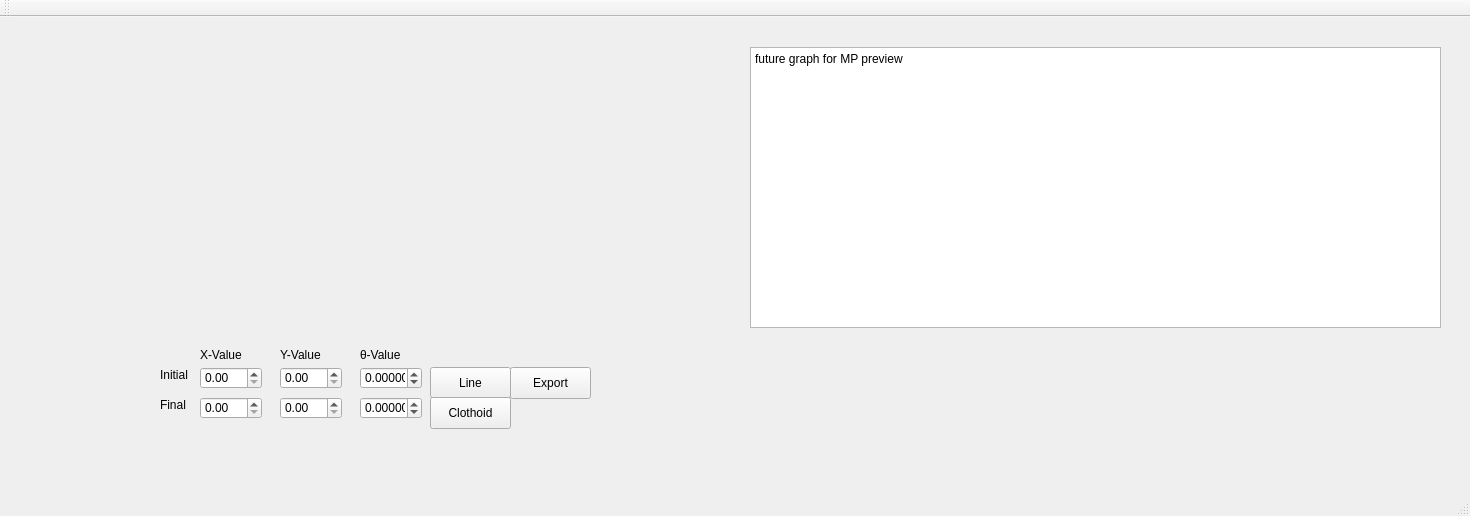
<?xml version="1.0" encoding="UTF-8"?>
<ui version="4.0">
 <class>MainWindow</class>
 <widget class="QMainWindow" name="MainWindow">
  <property name="geometry">
   <rect>
    <x>0</x>
    <y>0</y>
    <width>1470</width>
    <height>516</height>
   </rect>
  </property>
  <property name="sizePolicy">
   <sizepolicy hsizetype="Fixed" vsizetype="Fixed">
    <horstretch>0</horstretch>
    <verstretch>0</verstretch>
   </sizepolicy>
  </property>
  <property name="windowTitle">
   <string>MainWindow</string>
  </property>
  <widget class="QWidget" name="centralWidget">
   <widget class="QPushButton" name="btn_Line">
    <property name="geometry">
     <rect>
      <x>430</x>
      <y>350</y>
      <width>81</width>
      <height>31</height>
     </rect>
    </property>
    <property name="text">
     <string>Line</string>
    </property>
   </widget>
   <widget class="QDoubleSpinBox" name="sb_theta0">
    <property name="geometry">
     <rect>
      <x>360</x>
      <y>350</y>
      <width>62</width>
      <height>22</height>
     </rect>
    </property>
    <property name="decimals">
     <number>5</number>
    </property>
    <property name="minimum">
     <double>-10.000000000000000</double>
    </property>
    <property name="maximum">
     <double>10.000000000000000</double>
    </property>
   </widget>
   <widget class="QDoubleSpinBox" name="sb_y0">
    <property name="geometry">
     <rect>
      <x>280</x>
      <y>350</y>
      <width>62</width>
      <height>22</height>
     </rect>
    </property>
   </widget>
   <widget class="QDoubleSpinBox" name="sb_x0">
    <property name="geometry">
     <rect>
      <x>200</x>
      <y>350</y>
      <width>62</width>
      <height>22</height>
     </rect>
    </property>
   </widget>
   <widget class="QDoubleSpinBox" name="sb_x1">
    <property name="geometry">
     <rect>
      <x>200</x>
      <y>380</y>
      <width>62</width>
      <height>22</height>
     </rect>
    </property>
   </widget>
   <widget class="QDoubleSpinBox" name="sb_y1">
    <property name="geometry">
     <rect>
      <x>280</x>
      <y>380</y>
      <width>62</width>
      <height>22</height>
     </rect>
    </property>
   </widget>
   <widget class="QDoubleSpinBox" name="sb_theta1">
    <property name="geometry">
     <rect>
      <x>360</x>
      <y>380</y>
      <width>62</width>
      <height>22</height>
     </rect>
    </property>
    <property name="decimals">
     <number>5</number>
    </property>
    <property name="minimum">
     <double>-10.000000000000000</double>
    </property>
    <property name="maximum">
     <double>10.000000000000000</double>
    </property>
   </widget>
   <widget class="QLabel" name="label">
    <property name="geometry">
     <rect>
      <x>200</x>
      <y>330</y>
      <width>59</width>
      <height>16</height>
     </rect>
    </property>
    <property name="text">
     <string>X-Value</string>
    </property>
   </widget>
   <widget class="QLabel" name="label_2">
    <property name="geometry">
     <rect>
      <x>280</x>
      <y>330</y>
      <width>59</width>
      <height>16</height>
     </rect>
    </property>
    <property name="text">
     <string>Y-Value</string>
    </property>
   </widget>
   <widget class="QLabel" name="label_3">
    <property name="geometry">
     <rect>
      <x>360</x>
      <y>330</y>
      <width>59</width>
      <height>16</height>
     </rect>
    </property>
    <property name="text">
     <string>θ-Value</string>
    </property>
   </widget>
   <widget class="QLabel" name="label_4">
    <property name="geometry">
     <rect>
      <x>160</x>
      <y>350</y>
      <width>41</width>
      <height>16</height>
     </rect>
    </property>
    <property name="text">
     <string>Initial</string>
    </property>
   </widget>
   <widget class="QLabel" name="label_5">
    <property name="geometry">
     <rect>
      <x>160</x>
      <y>380</y>
      <width>31</width>
      <height>16</height>
     </rect>
    </property>
    <property name="text">
     <string>Final</string>
    </property>
   </widget>
   <widget class="QCustomPlot" name="plot" native="true">
    <property name="geometry">
     <rect>
      <x>30</x>
      <y>30</y>
      <width>691</width>
      <height>281</height>
     </rect>
    </property>
   </widget>
   <widget class="QPushButton" name="btn_Clothoid">
    <property name="geometry">
     <rect>
      <x>430</x>
      <y>380</y>
      <width>81</width>
      <height>32</height>
     </rect>
    </property>
    <property name="text">
     <string>Clothoid</string>
    </property>
   </widget>
   <widget class="QPushButton" name="btn_Export">
    <property name="geometry">
     <rect>
      <x>510</x>
      <y>350</y>
      <width>81</width>
      <height>32</height>
     </rect>
    </property>
    <property name="text">
     <string>Export</string>
    </property>
   </widget>
   <widget class="QPlainTextEdit" name="plainTextEdit">
    <property name="geometry">
     <rect>
      <x>750</x>
      <y>30</y>
      <width>691</width>
      <height>281</height>
     </rect>
    </property>
    <property name="plainText">
     <string>future graph for MP preview
</string>
    </property>
   </widget>
  </widget>
  <widget class="QToolBar" name="mainToolBar">
   <attribute name="toolBarArea">
    <enum>TopToolBarArea</enum>
   </attribute>
   <attribute name="toolBarBreak">
    <bool>false</bool>
   </attribute>
  </widget>
  <widget class="QStatusBar" name="statusBar"/>
  <widget class="QMenuBar" name="menuBar">
   <property name="geometry">
    <rect>
     <x>0</x>
     <y>0</y>
     <width>1470</width>
     <height>22</height>
    </rect>
   </property>
  </widget>
 </widget>
 <layoutdefault spacing="6" margin="11"/>
 <customwidgets>
  <customwidget>
   <class>QCustomPlot</class>
   <extends>QWidget</extends>
   <header>qcustomplot.h</header>
   <container>1</container>
  </customwidget>
 </customwidgets>
 <resources/>
 <connections/>
</ui>
